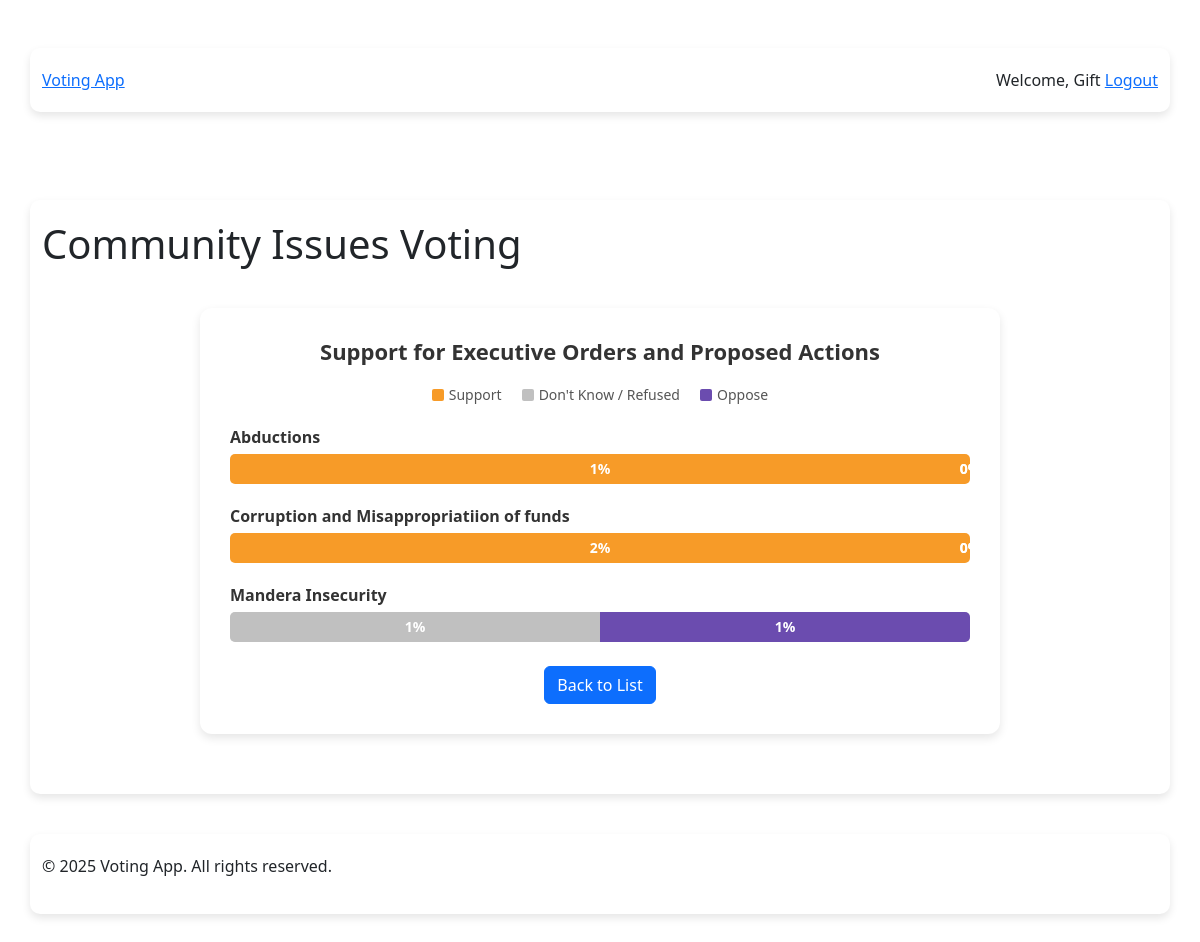
The page /results (signed in) on the database its author committed.
### app.py (models this page shows)
class User(UserMixin, db.Model):
    id = db.Column(db.Integer, primary_key=True)
    username = db.Column(db.String(100), unique=True, nullable=False)
    email = db.Column(db.String(100), unique=True, nullable=False)
    password = db.Column(db.String(200), nullable=False)
    is_admin = db.Column(db.Boolean, default=False)

class Issue(db.Model):
    id = db.Column(db.Integer, primary_key=True)
    title = db.Column(db.String(100), nullable=False)
    description = db.Column(db.Text)
    votes = db.Column(db.Integer, default=0)
    category_id = db.Column(db.Integer, db.ForeignKey('category.id'))
    category = db.relationship('Category', backref='issues')
    created_at = db.Column(db.DateTime, default=datetime.utcnow)
    updated_at = db.Column(db.DateTime, default=datetime.utcnow, onupdate=datetime.utcnow)

### app.py (the view)
@app.route('/results')
def results():
    results_data = db.session.query(
        Issue.title,
        db.func.count(UserVote.id).filter(UserVote.vote_type == "agree").label("agree"),
        db.func.count(UserVote.id).filter(UserVote.vote_type == "not_sure").label("not_sure"),
        db.func.count(UserVote.id).filter(UserVote.vote_type == "disagree").label("disagree"),
        db.func.count(UserVote.id).label("total")
    ).join(UserVote).group_by(Issue.title).all()
    results = []
    for row in results_data:
        results.append({
            "issue": {"title": row.title},
            "agree": row.agree,
            "not_sure": row.not_sure,
            "disagree": row.disagree,
            "total": row.total
        })
    return render_template("results.html", results=results)

### app.py (called while the page is built)
@login_manager.user_loader
def load_user(user_id):
    return User.query.get(int(user_id))

### app/templates/results.html (shortened to what this page needs)
{% extends "base.html" %}
{% block extra_head %}
  <link rel="stylesheet" href="{{ url_for('static', filename='results.css') }}">
  <link href="https://cdn.jsdelivr.net/npm/bootstrap@5.3.0-alpha1/dist/css/bootstrap.min.css" rel="stylesheet">
{% endblock %}
{% block content %}
<section class="results-container">
  <header class="text-center">
    <h2 class="title">Support for Executive Orders and Proposed Actions</h2>
    <div class="legend">
      <span class="legend-item"><span class="color-box support"></span> Support</span>
      <span class="legend-item"><span class="color-box neutral"></span> Don't Know / Refused</span>
      <span class="legend-item"><span class="color-box oppose"></span> Oppose</span>
    </div>
  </header>
  <section class="results-list">
    {% for result in results %}
      <div class="result-item">
        <div class="issue-title">{{ result.issue.title }}</div>
        <div class="bar-chart">
          <div class="bar support" style="width: {{ (result.agree / result.total * 100) if result.total > 0 else 0 }}%">
            <span>{{ result.agree }}%</span>
          </div>
          <div class="bar neutral" style="width: {{ (result.not_sure / result.total * 100) if result.total > 0 else 0 }}%">
            <span>{{ result.not_sure }}%</span>
          </div>
          <div class="bar oppose" style="width: {{ (result.disagree / result.total * 100) if result.total > 0 else 0 }}%">
            <span>{{ result.disagree }}%</span>
          </div>
        </div>
      </div>
    {% endfor %}
  </section>
  <footer class="text-center mt-4">
    <a href="{{ url_for('index') }}" class="btn btn-primary">Back to List</a>
  </footer>
</section>
{% endblock %}

### app/templates/base.html (shortened to what this page needs)
<!DOCTYPE html>
<html lang="en">
<head>
  <link rel="stylesheet" href="https://cdn.jsdelivr.net/npm/bootstrap@5.3.0/dist/css/bootstrap.min.css">
  <link rel="stylesheet" href="{{ url_for('static', filename='base.css') }}">
  {% block extra_head %}{% endblock %}
</head>
<body>
  <header>
    <div class="navbar">
      <div class="container">
        <a class="logo" href="{{ url_for('index') }}">Voting App</a>
        <nav>
          {% if current_user.is_authenticated %}
            <span>Welcome, {{ current_user.username }}</span>
            <a href="{{ url_for('logout') }}">Logout</a>
          {% else %}
            <a href="{{ url_for('login') }}">Login</a>
            <a href="{{ url_for('register') }}">Register</a>
          {% endif %}
        </nav>
      </div>
    </div>
  </header>
  <main class="container">
    <h1>Community Issues Voting</h1>
    {% block content %}{% endblock %}
  </main>
  <footer>
    <div class="container">
      <p>&copy; {{ current_year if current_year is defined else "2025" }} Voting App. All rights reserved.</p>
    </div>
  </footer>
</body>
</html>

### static/base.css (style rules this page uses)
body { font-family: 'Poppins', sans-serif; margin: 0; padding: 0; background-color: #f4f4f9; color: #333; }
.container { max-width: 900px; margin: 40px auto; background: white; padding: 20px; border-radius: 10px; box-shadow: 0 4px 8px rgba(0, 0, 0, 0.1); }

### static/results.css (style rules this page uses)
body { background-color: #f8f9fa; font-family: 'Arial', sans-serif; }
.results-container { max-width: 800px; margin: 40px auto; background: white; padding: 30px; border-radius: 12px; box-shadow: 0 4px 10px rgba(0, 0, 0, 0.1); }
.title { text-align: center; color: #333; font-size: 22px; font-weight: bold; margin-bottom: 20px; }
.legend { display: flex; justify-content: center; gap: 20px; font-size: 14px; color: #555; margin-bottom: 20px; }
.legend-item { display: flex; align-items: center; gap: 5px; }
.color-box { width: 12px; height: 12px; border-radius: 2px; display: inline-block; }
.support { background-color: #f79b28; }
.neutral { background-color: #c0c0c0; }
.oppose { background-color: #6b4caf; }
.result-item { margin-bottom: 20px; }
.issue-title { font-size: 16px; font-weight: bold; color: #333; margin-bottom: 5px; }
.bar-chart { display: flex; height: 30px; border-radius: 5px; overflow: hidden; background: #eee; position: relative; }
.bar { height: 100%; text-align: center; color: white; font-size: 14px; font-weight: bold; line-height: 30px; display: flex; align-items: center; justify-content: center; }
.bar span { padding: 0 5px; font-size: 14px; }
.btn-primary { background-color: #007bff; padding: 12px 20px; font-size: 16px; border-radius: 5px; text-decoration: none; color: white; }

### rows shown on the page
User: username "Gift"
Issue: issue "Abductions", {{ (result.agree / result.total * 100) if result.total > 0 else 0 }} 100.0 (drawn), agree "1", not_sure "0", disagree "0"
Issue: issue "Corruption and Misappropriatiion of funds", {{ (result.agree / result.total * 100) if result.total > 0 else 0 }} 100.0 (drawn), agree "2", not_sure "0", disagree "0"
Issue: issue "Mandera Insecurity", {{ (result.not_sure / result.total * 100) if result.total > 0 else 0 }} 50.0 (drawn), not_sure "1", {{ (result.disagree / result.total * 100) if result.total > 0 else 0 }} 50.0 (drawn), disagree "1"

### other values the page prints
{{ current_year if current_year is defined else "2025" }} "2025"
